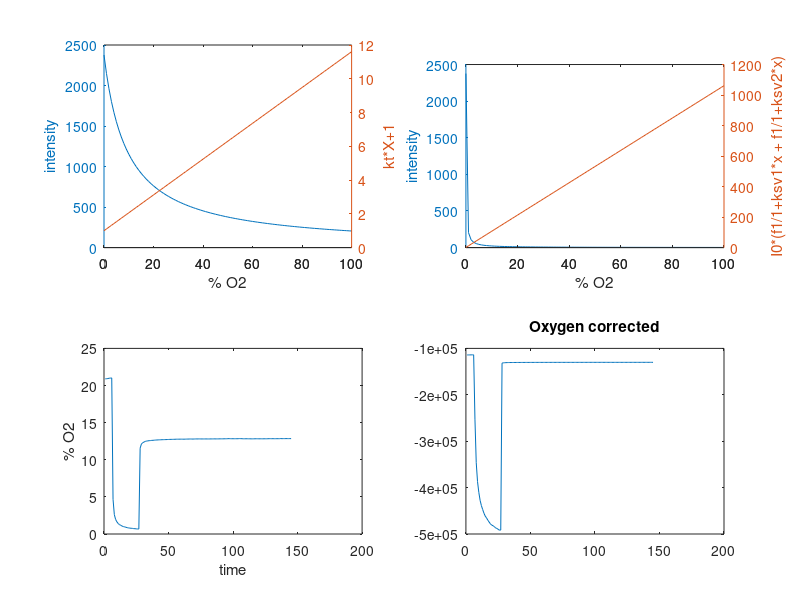

This figure's MATLAB source:
clear
load data.csv % data.csv is a single column of intensity data, with the first 4 elements as the two calibration points and corresponding concentration.

intensity_data=data; % enters loaded data into new matrix

I1 = intensity_data(1); % this defines the calibration data based on the element position.
X1 = intensity_data(2); % in the test-data elements 1 and 2 are the zero percent calibration point.
I2 = intensity_data(3); % elements 3 and 4 are the 21-percent calibration point.
X2 = intensity_data(4);


kt = (I2-I1)/((X1*I1)-(X2*I2)); % calculation for Ktau
I0 = (1+kt*X1)*I1;              % intensity in absence of quencher(0% O2)

x1 = 0:1:100; % makes x values for plot of stern-volmer

stern_volmer_plot = x1*kt+1;
%subplot(2, 2, 2)
%plot(stern_volmer_plot)
%title("Stern-Volmer Plot")

intensity_plot = I0./(1+kt*x1); % plots intensity curve.
subplot (2, 2, 1)
[hAx,hline1,hline2] = plotyy(x1,intensity_plot,x1,stern_volmer_plot);
xlabel("% O2")
ylabel(hAx(1),"intensity") % left axis
ylabel(hAx(2),"kt*X+1") % right axis




I = intensity_data(5:rows(intensity_data),:);
oxygen_percent = ((I0./I)-1)/kt;
subplot(2, 2, 3)
plot(oxygen_percent)
xlabel("time")
ylabel("% O2")

f1 = 0.99999712;
f2 = 0.00000287;
ksv1 = 10.60232;
ksv2 = -10.00044;

a = -I0*f1*ksv2 - I0*f2*ksv1 + I*ksv1 + I*ksv2;
b = (4*I*ksv1*ksv2).*(I0*f1 + I0*f2 - I);
c = I0*f1*ksv2 + I0*f2*ksv1 - I*ksv1 - I*ksv2;
d = 2*ksv1*ksv2;
Q = (I.*(a+sqrt(b+c.^2)))/d;
%Q = (I*(-I0*f1*ksv2 - I0*f2*ksv1 + I*ksv1 + I*ksv2 - sqrt(4*I*ksv1*ksv2*(I0*f1 + I0*f2 - I) + (I0*f1*ksv2 + I0*f2*ksv1 - I*ksv1 - I*ksv2)^2))/(2*ksv1*ksv2))

%figure
subplot(2, 2, 4)
plot(Q)
title('Oxygen corrected')

%%%%%%%%%%%%%%%%%%%%%%%%%%%%%%%%%%%%%%%%%%%%%%%%%%%%%%%%%%
%%%%% Corrected Plots
corrected_SV_plot = 1./(((f1)./(1+ksv1.*x1))+((f2)./(1+ksv2.*x1))); 
corrected_intensity_plot = I0.*(((f1)./(1+ksv1*x1))+((f2)./(1+ksv2*x1)));
subplot(2, 2, 2)
[hBx,hline3,hline4] = plotyy(x1,corrected_intensity_plot,x1,corrected_SV_plot);
xlabel("% O2")
ylabel(hBx(1),"intensity") % left axis
ylabel(hBx(2),"I0*(f1/1+ksv1*x + f1/1+ksv2*x)") % right axis

%int= I0./(x1.*kt+1);
%figure
%plot(int)

%save percent.csv oxygen_percent % optional line for saving analyzed data to a file
